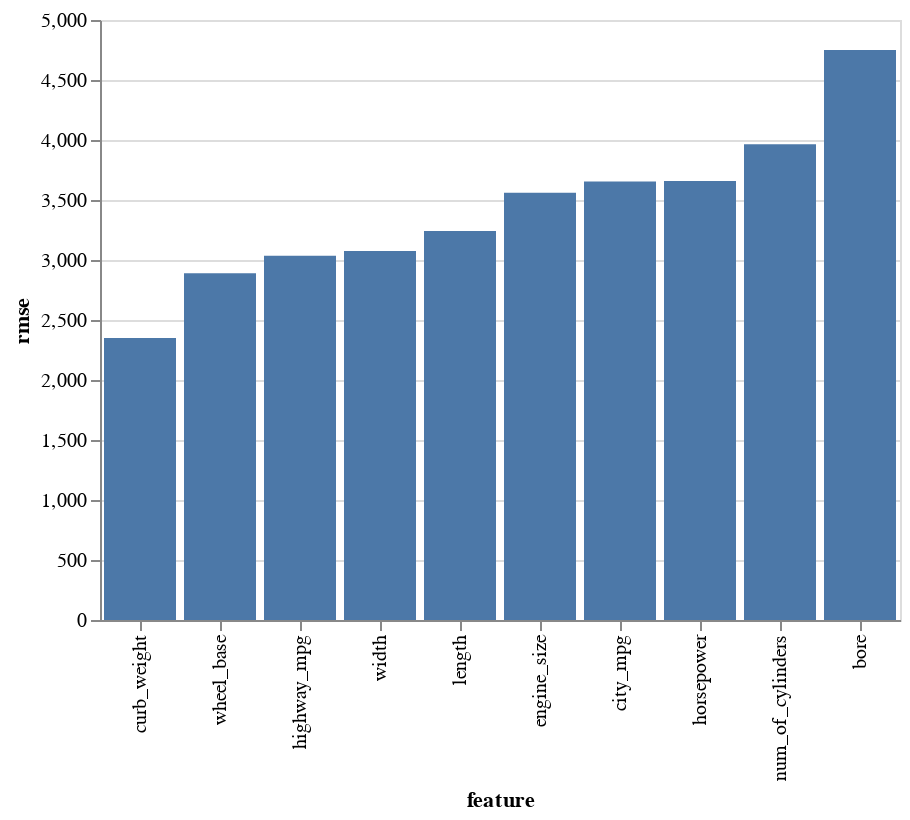

The code cell stored with this chart in its notebook:
### Code cell
ff = results_df[(results_df['k']==7) & (results_df['rmse']<5000)]
alt.Chart(ff).mark_bar().encode(
    x=alt.X('feature:N', sort=alt.EncodingSortField(field='rmse', op='average')),
    y='rmse',
)

### Figure 1 — Vega-Lite specification as saved in the notebook (floating-point values rounded to 4 significant figures)
{"$schema": "https://vega.github.io/schema/vega-lite/v2.6.0.json", "config": {"view": {"height": 300, "width": 400}}, "data": {"name": "data-d6e9b1d6c365ef14eb1ecda879a8ceb9"}, "datasets": {"data-d6e9b1d6c365ef14eb1ecda879a8ceb9": [{"feature": "bore", "k": 7, "rmse": 4751.0}, {"feature": "city_mpg", "k": 7, "rmse": 3654.0}, {"feature": "curb_weight", "k": 7, "rmse": 2351.0}, {"feature": "engine_size", "k": 7, "rmse": 3560.0}, {"feature": "highway_mpg", "k": 7, "rmse": 3035.0}, {"feature": "horsepower", "k": 7, "rmse": 3659.0}, {"feature": "length", "k": 7, "rmse": 3241.0}, {"feature": "num_of_cylinders", "k": 7, "rmse": 3965.0}, {"feature": "wheel_base", "k": 7, "rmse": 2890.0}, {"feature": "width", "k": 7, "rmse": 3074.0}]}, "encoding": {"x": {"field": "feature", "sort": {"field": "rmse", "op": "average"}, "type": "nominal"}, "y": {"field": "rmse", "type": "quantitative"}}, "mark": "bar"}
